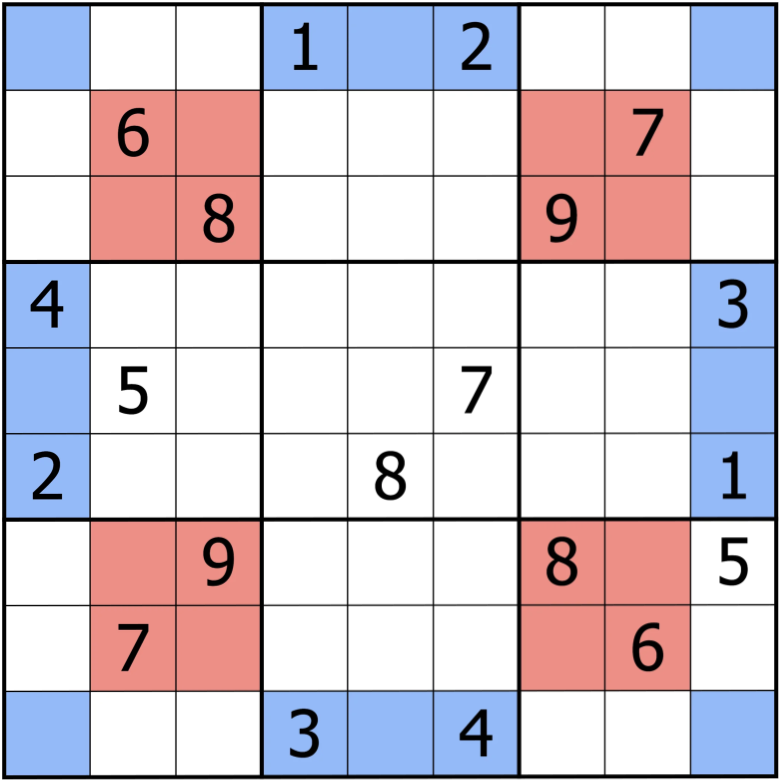
#> input picture data/warped_board.png, 780 x 781 px, found by its file name
$ python render.py
#> lines starting #> are read from the running program, lines starting #| are printed output that depends on the picture; after the words box and inside, x2 and y2 are one past the last pixel; in counts of white or black regions, pixels touching at a corner belong together
import cv2
import sys
import numpy as np

def load_board(file_path):
#> called with file_path = 'data/board.txt'
    board = []
    with open(file_path, 'r') as f:
#> (reads data/board.txt from the repository)
        for line in f:
            row = [int(x) for x in line.split()]
            if row:
                board.append(row)
    return board

def main():
    try:
        original_board = load_board("data/board.txt")
        solved_board = load_board("data/solved_board.txt")
#> (reads data/solved_board.txt from the repository)
    except Exception as e:
        print(f"[-] Error: Cannot load board text files.")
        sys.exit(1)

    img = cv2.imread("data/warped_board.png")
#> img is the input picture: shape (781, 780, 3); mean B, G, R 212, 202.7, 212.6
    if img is None:
        print("[-] Error: Cannot load warped image.")
        sys.exit(1)

    height, width, _ = img.shape
#> height = 781; width = 780
    step_y = height // 9
#> step_y = 86
    step_x = width // 9
#> step_x = 86

    font = cv2.FONT_HERSHEY_SIMPLEX
    font_scale = min(step_y, step_x) / 35.0
#> font_scale = 2.46
    color = (0, 200, 0)
    thickness = max(2, int(font_scale * 2))
#> thickness = 4

    for r in range(9):
        for c in range(9):
            if original_board[r][c] == 0:
                digit = str(solved_board[r][c])

                text_size = cv2.getTextSize(digit, font, font_scale, thickness)[0]
                text_x = (c * step_x) + (step_x - text_size[0]) // 2
                text_y = (r * step_y) + (step_y + text_size[1]) // 2

                cv2.putText(img, digit, (text_x, text_y), font, font_scale, color, thickness)
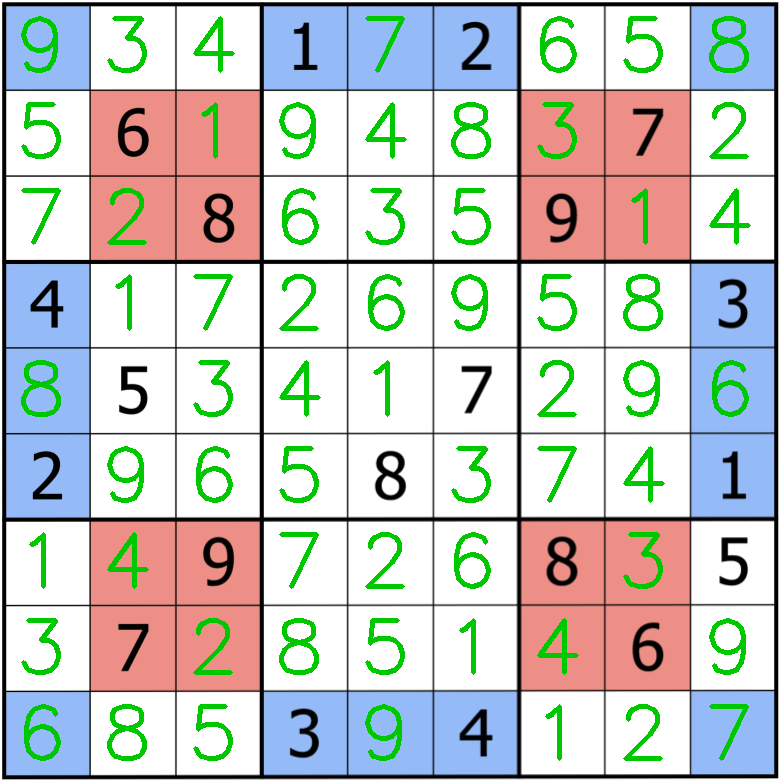
#> img: shape (781, 780, 3); 6.44% of pixels changed, all inside (x1, y1, x2, y2) = (21, 16, 751, 761)

    output_path = "data/final_result.png"
    cv2.imwrite(output_path, img)
    print(f"[+] Final solution rendered and saved to {output_path}!")

if __name__ == "__main__":
    main()
